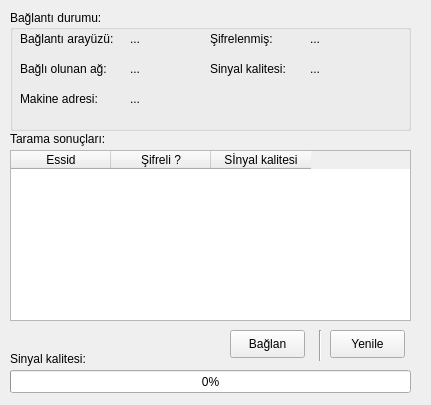
<ui version="4.0" >
 <class>wirelessWindow</class>
 <widget class="QWidget" name="wirelessWindow" >
  <property name="geometry" >
   <rect>
    <x>0</x>
    <y>0</y>
    <width>431</width>
    <height>405</height>
   </rect>
  </property>
  <property name="windowTitle" >
   <string>Wireless Ağı</string>
  </property>
  <widget class="QGroupBox" name="connectInfoBox" >
   <property name="geometry" >
    <rect>
     <x>10</x>
     <y>10</y>
     <width>401</width>
     <height>121</height>
    </rect>
   </property>
   <property name="title" >
    <string>Bağlantı durumu:</string>
   </property>
   <widget class="QLabel" name="label" >
    <property name="geometry" >
     <rect>
      <x>10</x>
      <y>20</y>
      <width>101</width>
      <height>18</height>
     </rect>
    </property>
    <property name="text" >
     <string>Bağlantı arayüzü:</string>
    </property>
   </widget>
   <widget class="QLabel" name="networkIfaceLabel" >
    <property name="geometry" >
     <rect>
      <x>120</x>
      <y>20</y>
      <width>91</width>
      <height>18</height>
     </rect>
    </property>
    <property name="text" >
     <string>...</string>
    </property>
   </widget>
   <widget class="QLabel" name="label_2" >
    <property name="geometry" >
     <rect>
      <x>10</x>
      <y>50</y>
      <width>101</width>
      <height>18</height>
     </rect>
    </property>
    <property name="text" >
     <string>Bağlı olunan ağ:</string>
    </property>
   </widget>
   <widget class="QLabel" name="connectedNetLabel" >
    <property name="geometry" >
     <rect>
      <x>120</x>
      <y>50</y>
      <width>54</width>
      <height>18</height>
     </rect>
    </property>
    <property name="text" >
     <string>...</string>
    </property>
   </widget>
   <widget class="QLabel" name="label_3" >
    <property name="geometry" >
     <rect>
      <x>200</x>
      <y>20</y>
      <width>71</width>
      <height>18</height>
     </rect>
    </property>
    <property name="text" >
     <string>Şifrelenmiş:</string>
    </property>
   </widget>
   <widget class="QLabel" name="isCryptLabel" >
    <property name="geometry" >
     <rect>
      <x>300</x>
      <y>20</y>
      <width>54</width>
      <height>18</height>
     </rect>
    </property>
    <property name="text" >
     <string>...</string>
    </property>
   </widget>
   <widget class="QLabel" name="label_4" >
    <property name="geometry" >
     <rect>
      <x>200</x>
      <y>50</y>
      <width>81</width>
      <height>18</height>
     </rect>
    </property>
    <property name="text" >
     <string>Sinyal kalitesi:</string>
    </property>
   </widget>
   <widget class="QLabel" name="label_5" >
    <property name="geometry" >
     <rect>
      <x>10</x>
      <y>80</y>
      <width>91</width>
      <height>18</height>
     </rect>
    </property>
    <property name="text" >
     <string>Makine adresi:</string>
    </property>
   </widget>
   <widget class="QLabel" name="bssidLabel" >
    <property name="geometry" >
     <rect>
      <x>120</x>
      <y>80</y>
      <width>54</width>
      <height>18</height>
     </rect>
    </property>
    <property name="text" >
     <string>...</string>
    </property>
   </widget>
   <widget class="QLabel" name="qualityLabel" >
    <property name="geometry" >
     <rect>
      <x>300</x>
      <y>50</y>
      <width>54</width>
      <height>18</height>
     </rect>
    </property>
    <property name="text" >
     <string>...</string>
    </property>
   </widget>
  </widget>
  <widget class="QTableWidget" name="listWireless" >
   <property name="geometry" >
    <rect>
     <x>10</x>
     <y>150</y>
     <width>401</width>
     <height>171</height>
    </rect>
   </property>
   <column>
    <property name="text" >
     <string>Essid</string>
    </property>
   </column>
   <column>
    <property name="text" >
     <string>Şifreli ?</string>
    </property>
   </column>
   <column>
    <property name="text" >
     <string>Sİnyal kalitesi</string>
    </property>
   </column>
  </widget>
  <widget class="QLabel" name="label_6" >
   <property name="geometry" >
    <rect>
     <x>10</x>
     <y>130</y>
     <width>101</width>
     <height>18</height>
    </rect>
   </property>
   <property name="text" >
    <string>Tarama sonuçları:</string>
   </property>
  </widget>
  <widget class="QLabel" name="label_7" >
   <property name="geometry" >
    <rect>
     <x>10</x>
     <y>350</y>
     <width>91</width>
     <height>18</height>
    </rect>
   </property>
   <property name="text" >
    <string>Sinyal kalitesi:</string>
   </property>
  </widget>
  <widget class="QProgressBar" name="qualityBar" >
   <property name="geometry" >
    <rect>
     <x>10</x>
     <y>370</y>
     <width>401</width>
     <height>23</height>
    </rect>
   </property>
   <property name="value" >
    <number>0</number>
   </property>
  </widget>
  <widget class="QPushButton" name="refreshWirelessButton" >
   <property name="geometry" >
    <rect>
     <x>330</x>
     <y>330</y>
     <width>75</width>
     <height>28</height>
    </rect>
   </property>
   <property name="text" >
    <string>Yenile</string>
   </property>
  </widget>
  <widget class="Line" name="line" >
   <property name="geometry" >
    <rect>
     <x>310</x>
     <y>330</y>
     <width>20</width>
     <height>31</height>
    </rect>
   </property>
   <property name="orientation" >
    <enum>Qt::Vertical</enum>
   </property>
  </widget>
  <widget class="QPushButton" name="connectWirelessButton" >
   <property name="geometry" >
    <rect>
     <x>230</x>
     <y>330</y>
     <width>75</width>
     <height>28</height>
    </rect>
   </property>
   <property name="text" >
    <string>Bağlan</string>
   </property>
  </widget>
 </widget>
 <resources/>
 <connections/>
</ui>
